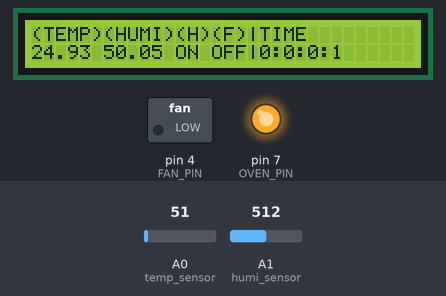
A sketch run on a simulated Arduino Uno, built with avr-gcc and run on an emulated ATmega328P. Shown: 32×2 character LCD, switched loads named in the sketch (green lamp = pin HIGH), output pins drawn as LEDs (lit = HIGH). The inputs (shaded band) are chosen by the test bench; at power-on: A1 (humi_sensor) = 512, A0 (temp_sensor) = 51.

Above: at 1.2 s.
1.3 s: A1 (humi_sensor) set to 549
At 2.8 s:
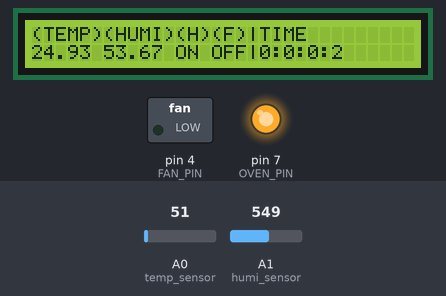
3.5 s: A1 (humi_sensor) set to 580
At 5.8 s:
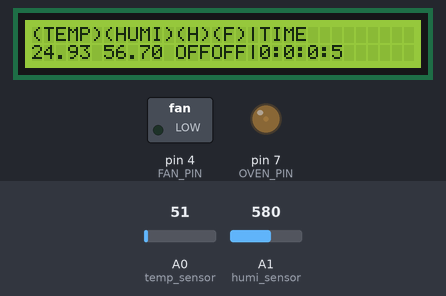
6.5 s: A0 (temp_sensor) set to 71
At 7.5 s:
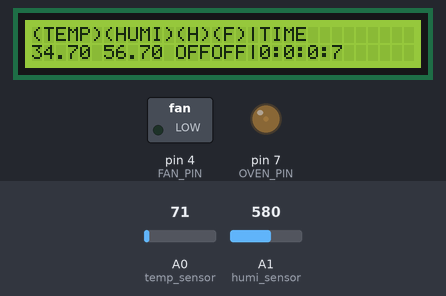
8.5 s: A0 (temp_sensor) set to 76
At 9.8 s:
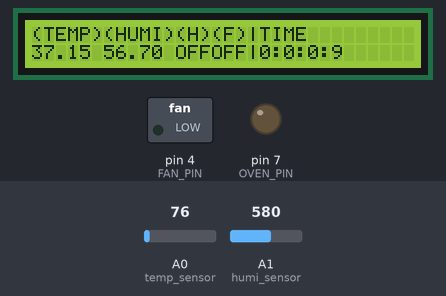
11.5 s: A1 (humi_sensor) set to 55
At 12.34 s:
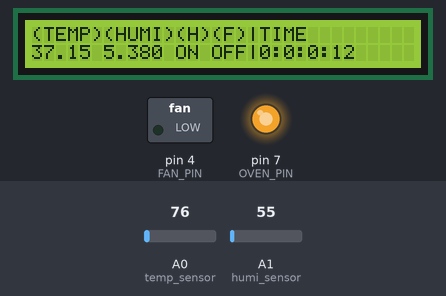
14.0 s: A0 (temp_sensor) set to 86
At 16.8 s:
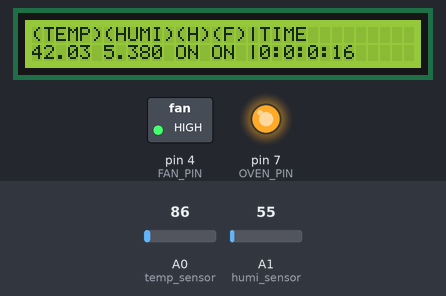
Timing chart, 0 to 18.3 s (numbered marks = the images above; inputs shaded):
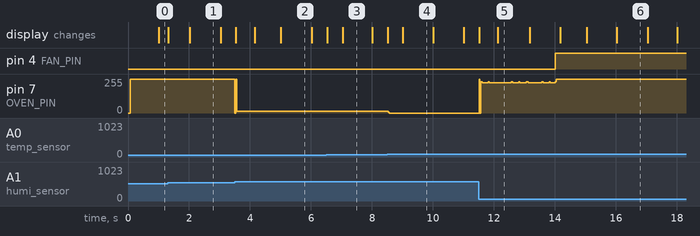

Measured:
- the behaviour switches between 562 and 563 on A1 (humi_sensor) (found by bisection; images 1 and 2)
- after the input at 3.5 s, pin 7 (OVEN_PIN): 255/255 → 14/255 at once; the display: first changes at once (image 2 shows a later state)
- after the input at 8.5 s, pin 7 (OVEN_PIN): 14/255 → 0/255 at once
- after the input at 11.5 s, the display: first changes at once (image 5 shows a later state)
- after the input at 14.0 s, pin 4 (FAN_PIN): LOW → HIGH at once; the display: first changes after 0.18 s (image 6 shows a later state)
- what the display in image 1 shows lasts 1.0 s, from 2.0 s to 3.0 s
- what the display in image 5 shows lasts 1.1 s, from 12.1 s to 13.2 s

The sketch:

code.ino
```cpp
#include <LiquidCrystal.h>

// Over and Fan pins
const int OVEN_PIN = 7;
const int FAN_PIN = 4;

// Temprature pins and vars
const int temp_sensor = A0;
float temp, volt;

// Humidty pins and vars
const int humi_sensor = A1;
float humi, volt_ac;

// Time tracking
unsigned long elapsedMillis = 0;
unsigned long elapsedSeconds = 0;
unsigned long s = 0;
unsigned long m = 0;
unsigned long h = 0;
unsigned long d = 0;

// LCD init
LiquidCrystal lcd(13, 12, 11, 10, 9, 8);

void setup() {
  // Over and Fan pin mode
  pinMode(OVEN_PIN, OUTPUT);
  pinMode(FAN_PIN, OUTPUT);

  // lcd x, y
  lcd.begin(32, 2);
}

void loop() {
  // Start time
  elapsedMillis = millis();

  // Read temprature sensor
  volt = analogRead(temp_sensor);
  temp = ((volt * 500) / 1023);

  // Read humidty sensor
  volt_ac = analogRead(humi_sensor);
  humi = ((volt_ac * (5.0 / 1023.0)) / 5.0) * 100;

  // Init messages
  lcd.setCursor(0, 0);
  lcd.print("(TEMP)");
  lcd.print("(HUMI)");
  lcd.print("(H)");
  lcd.print("(F)");

  // Print temp
  lcd.setCursor(0, 1);
  lcd.print(temp);

  // Print Humi
  lcd.setCursor(6, 1);
  lcd.print(humi);

  // Over status postion
  lcd.setCursor(12, 1);
  lcd.print("OFF");

  // Fan status postion
  lcd.setCursor(15, 1);
  lcd.print("OFF");

  // Temp is 75.0 (-/+ .5) by trun on/off heater and fan
  if (temp < 37.0) {
    digitalWrite(OVEN_PIN, HIGH);
    lcd.setCursor(12, 1);
    lcd.print("ON ");
  } else if (temp > 38.0) {
    digitalWrite(FAN_PIN, HIGH);
    lcd.setCursor(15, 1);
    lcd.print("ON ");
  } else {
    digitalWrite(OVEN_PIN, LOW);
    digitalWrite(FAN_PIN, LOW);
    lcd.setCursor(12, 1);
    lcd.print("OFF");
    lcd.setCursor(15, 1);
    lcd.print("OFF");
  }

  // Humi is between 55:65 by turn on/off heater
  if (humi < 55.0) {
    digitalWrite(OVEN_PIN, HIGH);
    lcd.setCursor(12, 1);
    lcd.print("ON ");
  } else if (humi > 65.0) {
    digitalWrite(OVEN_PIN, LOW);
    lcd.setCursor(12, 1);
    lcd.print("OFF");
  } else {
    digitalWrite(OVEN_PIN, LOW);
    lcd.setCursor(12, 1);
    lcd.print("OFF");
  }

  // info | time
  lcd.setCursor(18, 0);
  lcd.print("|");
  lcd.setCursor(18, 1);
  lcd.print("|");

  lcd.setCursor(19, 0);
  lcd.print("TIME");

  // Calculate seconds, minutes, and hours
  elapsedSeconds = elapsedMillis / 1000;
  s = elapsedSeconds % 60;
  m = (elapsedSeconds / 60) % 60;
  h = (elapsedSeconds / 3600) % 24;
  d = (h == 24) ? d++ : d;

  // Print time
  lcd.setCursor(19, 1);
  lcd.print(d);
  lcd.print(":");
  lcd.print(h);
  lcd.print(":");
  lcd.print(m);
  lcd.print(":");
  lcd.print(s);

  // Clear screan every 1m after 500ms
  if (s == 59){
    delay(500);
    lcd.clear();
  }
}
```
